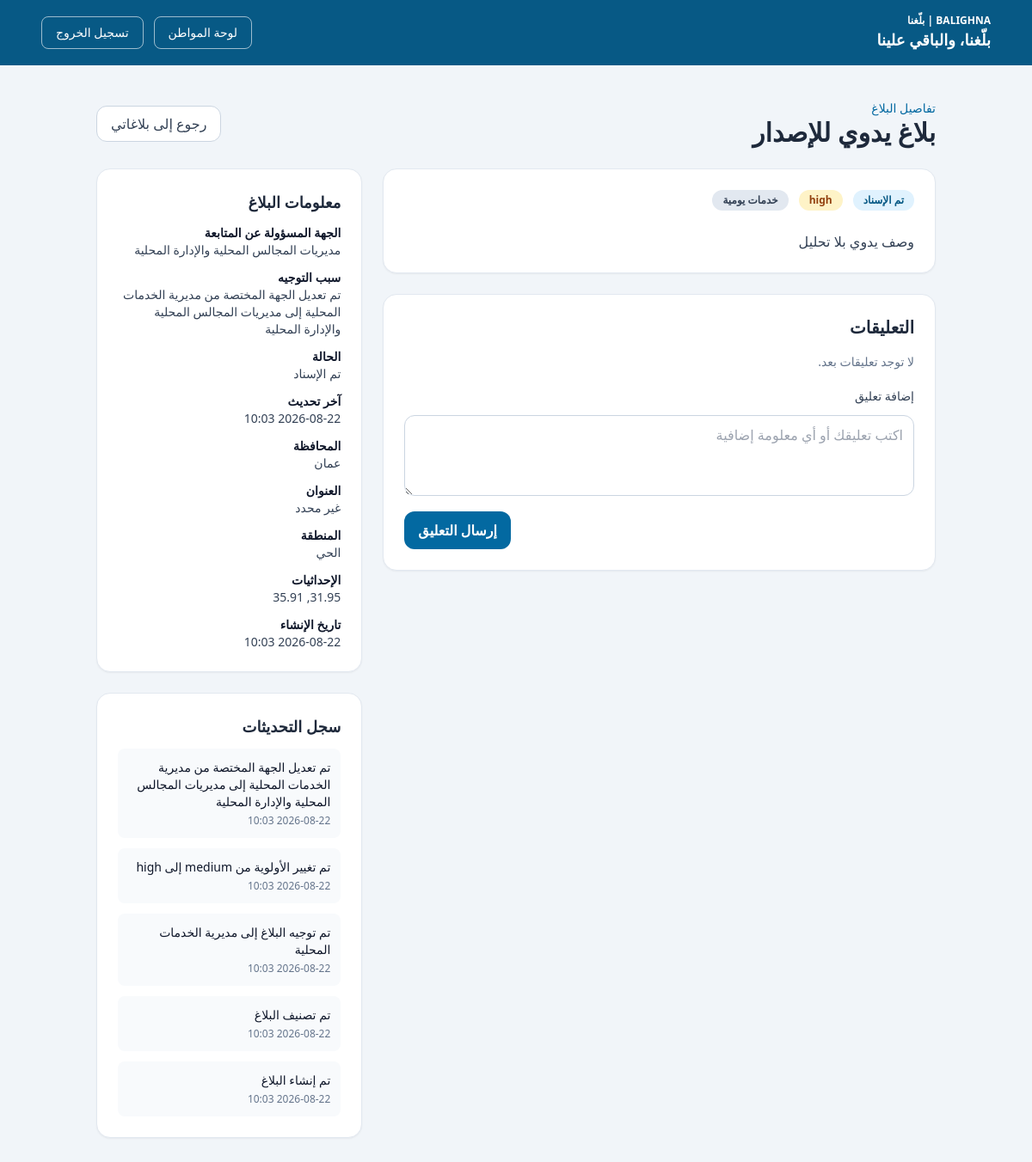
The page /citizen/complaints/32 (signed in) on the database its author committed.
### app/models/complaint.py (models this page shows)
class Complaint(Base):
    __tablename__ = "complaints"
    id: Mapped[int] = mapped_column(primary_key=True, index=True)
    user_id: Mapped[int] = mapped_column(ForeignKey("users.id"), nullable=False)
    category_id: Mapped[int | None] = mapped_column(ForeignKey("categories.id"), nullable=True)
    department_id: Mapped[int | None] = mapped_column(ForeignKey("departments.id"), nullable=True)
    title: Mapped[str] = mapped_column(String(255), nullable=False)
    description: Mapped[str] = mapped_column(Text, nullable=False)
    address: Mapped[str | None] = mapped_column(String(255), nullable=True)
    area: Mapped[str | None] = mapped_column(String(255), nullable=True)
    governorate: Mapped[str | None] = mapped_column(String(255), nullable=True)
    latitude: Mapped[float | None] = mapped_column(Float, nullable=True)
    longitude: Mapped[float | None] = mapped_column(Float, nullable=True)
    image_path: Mapped[str | None] = mapped_column(String(500), nullable=True)
    priority: Mapped[str] = mapped_column(String(50), default="medium", nullable=False)
    status: Mapped[str] = mapped_column(String(50), default="new", nullable=False)
    routing_reason: Mapped[str | None] = mapped_column(Text, nullable=True)
    routing_confidence: Mapped[float | None] = mapped_column(Float, nullable=True)
    assigned_at: Mapped[datetime | None] = mapped_column(DateTime(timezone=True), nullable=True)
    resolved_at: Mapped[datetime | None] = mapped_column(DateTime(timezone=True), nullable=True)
    created_at: Mapped[datetime] = mapped_column(DateTime(timezone=True), default=lambda: datetime.now(timezone.utc), nullable=False)
    updated_at: Mapped[datetime] = mapped_column(
        DateTime(timezone=True),
        default=lambda: datetime.now(timezone.utc),
        onupdate=lambda: datetime.now(timezone.utc),
        nullable=False,
    )
    user: Mapped["User"] = relationship(back_populates="complaints")
    category: Mapped["Category"] = relationship(back_populates="complaints")
    department: Mapped["Department"] = relationship(back_populates="complaints")
    comments: Mapped[list["Comment"]] = relationship(back_populates="complaint")
    updates: Mapped[list["ComplaintUpdate"]] = relationship(back_populates="complaint")

### app/models/category.py (models this page shows)
class Category(Base):
    __tablename__ = "categories"
    id: Mapped[int] = mapped_column(primary_key=True, index=True)
    name: Mapped[str] = mapped_column(String(200), nullable=False)
    slug: Mapped[str] = mapped_column(String(200), unique=True, index=True, nullable=False)
    description: Mapped[str | None] = mapped_column(Text, nullable=True)
    created_at: Mapped[datetime] = mapped_column(DateTime(timezone=True), default=lambda: datetime.now(timezone.utc), nullable=False)
    updated_at: Mapped[datetime] = mapped_column(
        DateTime(timezone=True),
        default=lambda: datetime.now(timezone.utc),
        onupdate=lambda: datetime.now(timezone.utc),
        nullable=False,
    )
    complaints: Mapped[list["Complaint"]] = relationship(back_populates="category")

### app/models/department.py (models this page shows)
class Department(Base):
    __tablename__ = "departments"
    id: Mapped[int] = mapped_column(primary_key=True, index=True)
    name: Mapped[str] = mapped_column(String(255), nullable=False)
    slug: Mapped[str] = mapped_column(String(255), unique=True, index=True, nullable=False)
    description: Mapped[str] = mapped_column(Text, nullable=False)
    scope: Mapped[str] = mapped_column(String(50), nullable=False, default="directorate")
    created_at: Mapped[datetime] = mapped_column(DateTime(timezone=True), default=lambda: datetime.now(timezone.utc), nullable=False)
    updated_at: Mapped[datetime] = mapped_column(
        DateTime(timezone=True),
        default=lambda: datetime.now(timezone.utc),
        onupdate=lambda: datetime.now(timezone.utc),
        nullable=False,
    )
    complaints: Mapped[list["Complaint"]] = relationship(back_populates="department")

### app/models/complaint_update.py (models this page shows)
class ComplaintUpdate(Base):
    __tablename__ = "complaint_updates"
    id: Mapped[int] = mapped_column(primary_key=True, index=True)
    complaint_id: Mapped[int] = mapped_column(ForeignKey("complaints.id"), nullable=False)
    user_id: Mapped[int] = mapped_column(ForeignKey("users.id"), nullable=False)
    old_status: Mapped[str | None] = mapped_column(String(50), nullable=True)
    new_status: Mapped[str | None] = mapped_column(String(50), nullable=True)
    note: Mapped[str | None] = mapped_column(Text, nullable=True)
    created_at: Mapped[datetime] = mapped_column(DateTime(timezone=True), default=lambda: datetime.now(timezone.utc), nullable=False)
    complaint: Mapped["Complaint"] = relationship(back_populates="updates")
    user: Mapped["User"] = relationship(back_populates="complaint_updates")

### app/routers/auth.py (the view)
@router.get("/citizen/complaints/{complaint_id}")
async def complaint_detail(
    request: Request,
    complaint_id: int,
    user: User = Depends(require_role("citizen")),
    db: Session = Depends(get_db),
):
    complaint = db.scalar(
        select(Complaint)
        .options(*complaint_detail_options())
        .where(Complaint.id == complaint_id, Complaint.user_id == user.id)
    )
    if complaint is None:
        raise HTTPException(status_code=status.HTTP_404_NOT_FOUND, detail="Complaint not found")
    complaint.updates = sorted(complaint.updates, key=lambda item: item.created_at, reverse=True)
    complaint.comments = sorted(complaint.comments, key=lambda item: item.created_at)
    return templates.TemplateResponse(
        request,
        "complaint_details.html",
        {
            "title": "تفاصيل البلاغ",
            "slogan": settings.project_slogan,
            "user": user,
            "complaint": complaint,
            "status_labels": STATUS_LABELS,
        },
    )

### app/templates/complaint_details.html (shortened to what this page needs)
<!DOCTYPE html>
<html lang="ar" dir="rtl">
  <head>
    <script src="https://cdn.tailwindcss.com"></script>
  </head>
  <body class="bg-slate-100 text-slate-800" dir="rtl">
    <nav class="bg-sky-800 text-white">
      <div class="mx-auto flex max-w-6xl items-center justify-between px-6 py-4">
        <div>
          <div class="text-xs font-semibold">BALIGHNA | بلّغنا</div>
          <div class="text-lg font-bold">{{ slogan }}</div>
        </div>
        <div class="flex items-center gap-3">
          <a href="/citizen" class="rounded-lg border border-white/60 px-4 py-2 text-sm font-medium hover:bg-white/10">لوحة المواطن</a>
          <form method="post" action="/logout">
            <button type="submit" class="rounded-lg border border-white/60 px-4 py-2 text-sm font-medium hover:bg-white/10">تسجيل الخروج</button>
          </form>
        </div>
      </div>
    </nav>
    <main class="mx-auto max-w-5xl px-6 py-10">
      <div class="mb-6 flex items-center justify-between">
        <div>
          <p class="text-sm text-sky-700">تفاصيل البلاغ</p>
          <h1 class="text-3xl font-bold">{{ complaint.title }}</h1>
        </div>
        <a href="/citizen/complaints" class="rounded-xl border border-slate-300 bg-white px-4 py-2 font-medium text-slate-700 hover:bg-slate-50">رجوع إلى بلاغاتي</a>
      </div>
      <div class="grid gap-6 lg:grid-cols-3">
        <div class="lg:col-span-2 space-y-6">
          <div class="rounded-2xl border border-slate-200 bg-white p-6 shadow-sm">
            <div class="flex flex-wrap gap-3">
              <span class="rounded-full bg-sky-100 px-3 py-1 text-xs font-semibold text-sky-800">{{ status_labels.get(complaint.status, complaint.status) }}</span>
              <span class="rounded-full bg-amber-100 px-3 py-1 text-xs font-semibold text-amber-800">{{ complaint.priority }}</span>
              {% if complaint.category %}
              <span class="rounded-full bg-slate-200 px-3 py-1 text-xs font-semibold text-slate-700">{{ complaint.category.name }}</span>
              {% endif %}
            </div>
            <p class="mt-6 whitespace-pre-line text-slate-700">{{ complaint.description }}</p>
          </div>
          <div class="rounded-2xl border border-slate-200 bg-white p-6 shadow-sm">
            <h2 class="mb-4 text-xl font-bold">التعليقات</h2>
            <div class="space-y-3">
              {% for comment in complaint.comments %}
              <div class="rounded-xl bg-slate-50 p-4 text-sm text-slate-700">
                <div class="font-semibold text-slate-900">{{ comment.user.name if comment.user else 'مستخدم' }}</div>
                <p class="mt-1 whitespace-pre-line">{{ comment.body }}</p>
                <div class="mt-2 text-xs text-slate-500">{{ comment.created_at.strftime('%Y-%m-%d %H:%M') }}</div>
              </div>
              {% else %}
              <p class="text-sm text-slate-500">لا توجد تعليقات بعد.</p>
              {% endfor %}
            </div>
            <form method="post" action="/complaints/{{ complaint.id }}/comments" class="mt-5 space-y-3">
              <label for="comment-body" class="block text-sm font-medium text-slate-700">إضافة تعليق</label>
              <textarea id="comment-body" name="body" rows="3" required class="w-full rounded-xl border border-slate-300 px-3 py-2.5" placeholder="اكتب تعليقك أو أي معلومة إضافية"></textarea>
              <div class="flex justify-end"><button type="submit" class="rounded-xl bg-sky-700 px-4 py-2.5 font-semibold text-white hover:bg-sky-800">إرسال التعليق</button></div>
            </form>
          </div>
        </div>
        <aside class="space-y-6">
          <div class="rounded-2xl border border-slate-200 bg-white p-6 shadow-sm">
            <h2 class="mb-3 text-lg font-bold">معلومات البلاغ</h2>
            <dl class="space-y-3 text-sm text-slate-700">
              <div><dt class="font-semibold text-slate-900">الجهة المسؤولة عن المتابعة</dt><dd>{% if complaint.department %}{{ complaint.department.name }}{% else %}بانتظار التوجيه{% endif %}</dd></div>
              <div><dt class="font-semibold text-slate-900">سبب التوجيه</dt><dd>{{ complaint.routing_reason or 'بانتظار تحديد سبب التوجيه' }}</dd></div>
              <div><dt class="font-semibold text-slate-900">الحالة</dt><dd>{{ status_labels.get(complaint.status, complaint.status) }}</dd></div>
              <div><dt class="font-semibold text-slate-900">آخر تحديث</dt><dd>{% if complaint.updates %}{{ complaint.updates[0].created_at.strftime('%Y-%m-%d %H:%M') }}{% else %}{{ complaint.created_at.strftime('%Y-%m-%d %H:%M') }}{% endif %}</dd></div>
              <div><dt class="font-semibold text-slate-900">المحافظة</dt><dd>{{ complaint.governorate or 'غير محدد' }}</dd></div>
              <div><dt class="font-semibold text-slate-900">العنوان</dt><dd>{{ complaint.address or 'غير محدد' }}</dd></div>
              <div><dt class="font-semibold text-slate-900">المنطقة</dt><dd>{{ complaint.area or 'غير محدد' }}</dd></div>
              <div><dt class="font-semibold text-slate-900">الإحداثيات</dt><dd>{{ complaint.latitude or 'غير محدد' }}, {{ complaint.longitude or 'غير محدد' }}</dd></div>
              <div><dt class="font-semibold text-slate-900">تاريخ الإنشاء</dt><dd>{{ complaint.created_at.strftime('%Y-%m-%d %H:%M') }}</dd></div>
            </dl>
          </div>
          <div class="rounded-2xl border border-slate-200 bg-white p-6 shadow-sm">
            <h2 class="mb-3 text-lg font-bold">سجل التحديثات</h2>
            <ul class="space-y-3 text-sm text-slate-700">
              {% for update in complaint.updates %}
              <li class="rounded-lg bg-slate-50 p-3">
                <div class="font-medium text-slate-900">{{ update.note or 'تم تحديث البلاغ' }}</div>
                <div class="mt-1 text-xs text-slate-500">{{ update.created_at.strftime('%Y-%m-%d %H:%M') }}</div>
              </li>
              {% else %}
              <li class="rounded-lg bg-slate-50 p-3 text-slate-600">تم إنشاء البلاغ</li>
              {% endfor %}
            </ul>
          </div>
        </aside>
      </div>
    </main>
  </body>
</html>

### rows shown on the page
Complaint: title "بلاغ يدوي للإصدار", get "تم الإسناد", priority "high", description "وصف يدوي بلا تحليل", routing_reason "تم تعديل الجهة المختصة من مديرية الخدمات المحلية إلى مديريات المجالس المحلية والإدارة المحلية", governorate "عمان", address "غير محدد", area "الحي", latitude "31.95", longitude "35.91", created_at "2026-08-22 10:03"
Category: category.name "خدمات يومية"
Department: department.name "مديريات المجالس المحلية والإدارة المحلية"
ComplaintUpdate: created_at "2026-08-22 10:03", note "تم تعديل الجهة المختصة من مديرية الخدمات المحلية إلى مديريات المجالس المحلية والإدارة المحلية"
ComplaintUpdate: note "تم تغيير الأولوية من medium إلى high", created_at "2026-08-22 10:03"
ComplaintUpdate: note "تم توجيه البلاغ إلى مديرية الخدمات المحلية", created_at "2026-08-22 10:03"
ComplaintUpdate: note "تم تصنيف البلاغ", created_at "2026-08-22 10:03"
ComplaintUpdate: note "تم إنشاء البلاغ", created_at "2026-08-22 10:03"

### other values the page prints
{{ slogan }} "بلّغنا، والباقي علينا"
